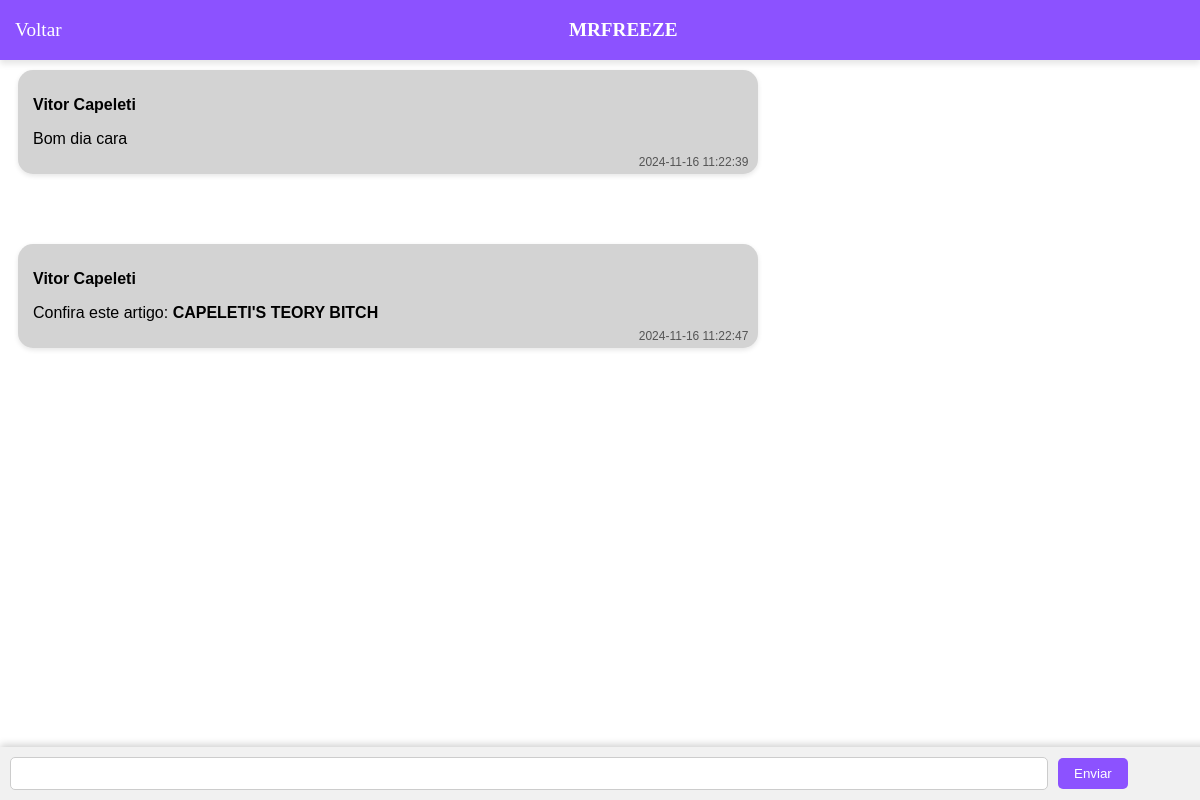
The app's page /view/chat.php?token=e97a8a024b37db81a45a65738709b63f (signed in), older data.
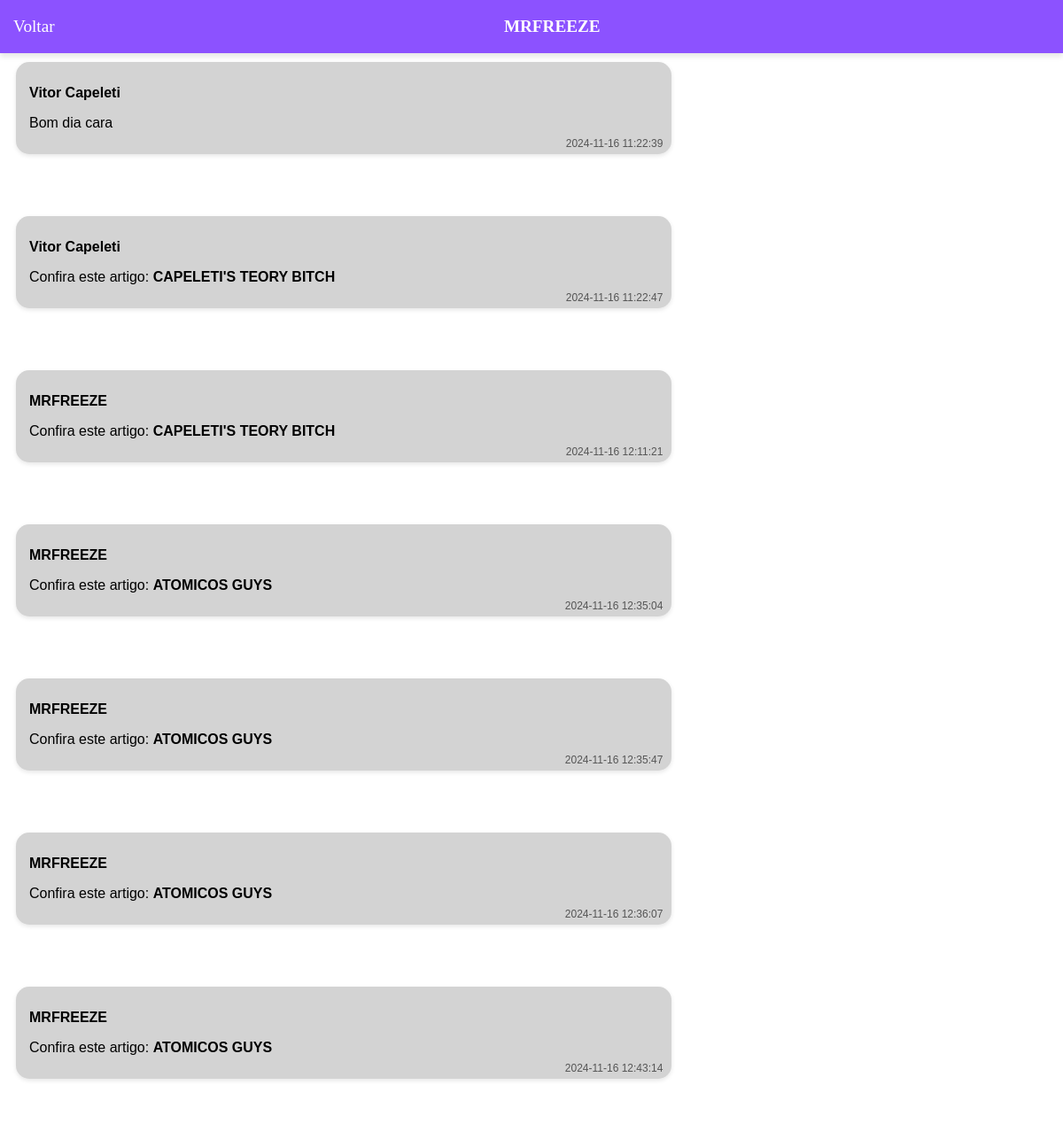
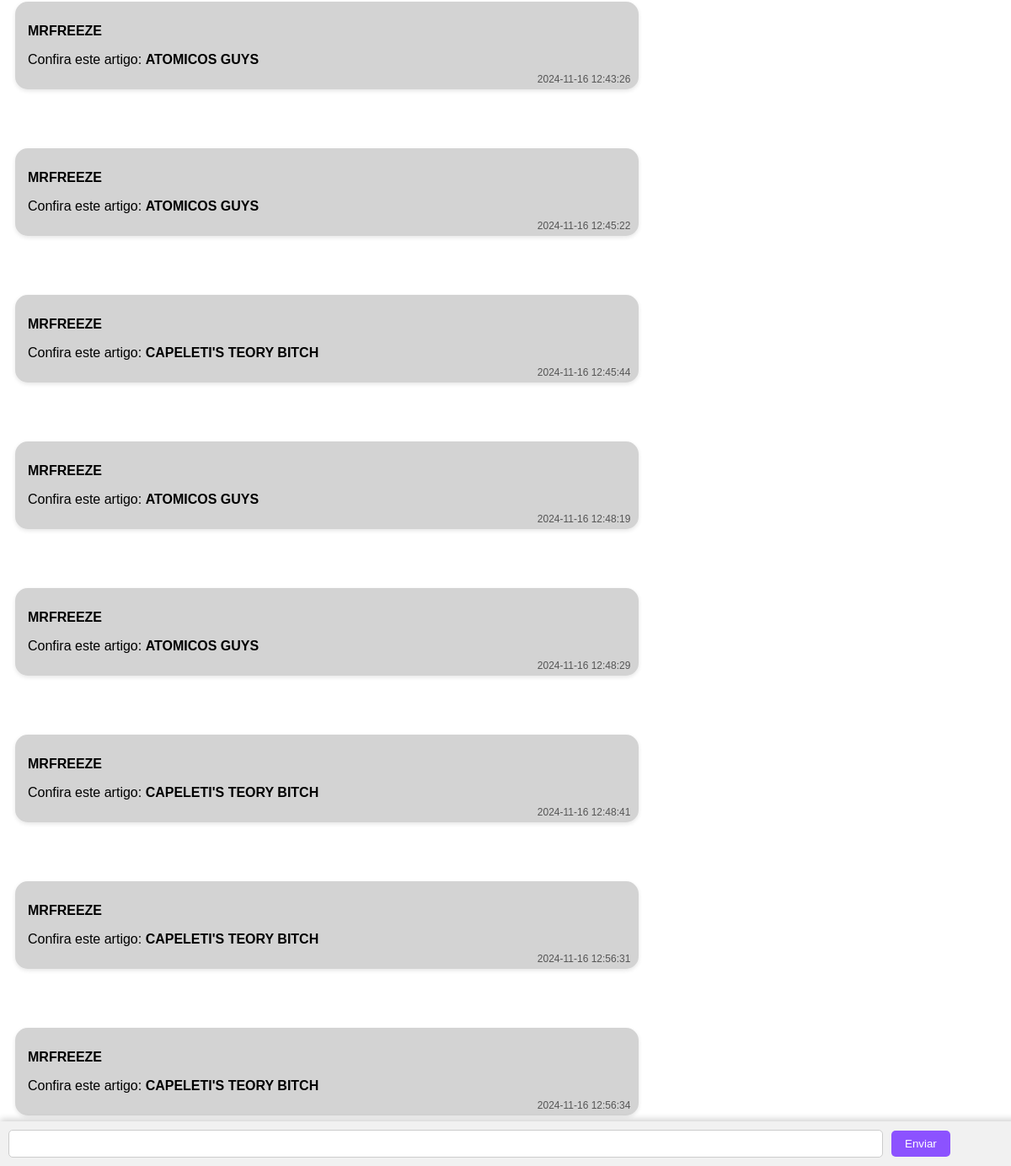
The same page, newer data (2 pictures, top to bottom).
### tables this page shows
CREATE TABLE `usuario` (
  `USU_INT_ID` int(11) NOT NULL,
  `USU_VAR_NAME` varchar(50) NOT NULL,
  `USU_VAR_EMAIL` varchar(100) NOT NULL,
  `USU_VAR_PASSWORD` varchar(255) NOT NULL,
  `USU_VAR_IMGPERFIL` varchar(255) DEFAULT NULL,
  `USU_VAR_IMGBACK` varchar(255) DEFAULT NULL,
  `USU_VAR_DESC` varchar(255) DEFAULT NULL,
  `USU_VAR_CIDADE` varchar(50) DEFAULT NULL,
  `USU_VAR_OCUPACAO` varchar(50) DEFAULT NULL
);

CREATE TABLE `mensagens` (
  `MSG_INT_ID` int(11) NOT NULL,
  `CONV_INT_ID` int(11) DEFAULT NULL,
  `USU_INT_ID` int(11) DEFAULT NULL,
  `MSG_VAR_CONTEUDO` text DEFAULT NULL,
  `MSG_DAT_ENVIO` datetime DEFAULT current_timestamp(),
  `MSG_TIPO` enum('texto','artigo') DEFAULT 'texto',
  `MSG_ARTIGO_TOKEN` varchar(255) DEFAULT NULL
);

CREATE TABLE `artigo` (
  `ART_INT_ID` int(11) NOT NULL,
  `ART_VAR_TITULO` varchar(250) NOT NULL,
  `ART_VAR_DESCRICAO` varchar(2000) NOT NULL,
  `ART_VAR_CATEGORIA` varchar(50) NOT NULL,
  `ART_VAR_STATUS` varchar(12) NOT NULL,
  `ART_VAR_ARQUIVO` varchar(500) NOT NULL,
  `USU_INT_ID` int(11) NOT NULL,
  `ART_DAT_POSTAGEM` datetime DEFAULT current_timestamp()
);

### view/php/verificacaoChat.php (called while the page is built, shortened)
<?php
require_once('conection.php');
if(isset($_GET['token'])){
    $tokenusu = $_GET['token'];
    $sqlToken = "SELECT USU_INT_ID FROM tokens_usuario WHERE TOK_USU_VAR_TOK = ?";
    $stmtToken = $conection->prepare($sqlToken);
    $stmtToken->bind_param('s', $tokenusu);
    $stmtToken->execute();
    $resultToken = $stmtToken->get_result();
    if ($resultToken->num_rows > 0) {
    $userChat1 = $_SESSION['id'];
    $userChat2test = $resultToken->fetch_assoc();
    $userChat2 = $userChat2test['USU_INT_ID'];
    $sqlChat = "SELECT CONV_INT_ID FROM conversas WHERE USU_INT_ID_1 = $userChat1 AND USU_INT_ID_2 = $userChat2 OR
    USU_INT_ID_1 = $userChat2 AND USU_INT_ID_2 = $userChat1";
    $exSqlChat = mysqli_query($conection, $sqlChat);
    $verifica = mysqli_num_rows($exSqlChat);
    if($verifica < 1){
        $sqlInsertChat = "INSERT INTO conversas (USU_INT_ID_1, USU_INT_ID_2) VALUES ($userChat1, $userChat2)";
        $exSqlInsertChat = mysqli_query($conection, $sqlInsertChat);
        if($exSqlInsertChat == true){
            return $tokenusu;
        }else{
            die('erro ao iniciar o chat');
        }
    }else{
        return $tokenusu;
    }
    }else{
        echo'Erro no token';
    }
}
?>

### view/chat.php (the view, shortened to what this page needs)
<?php
require_once('../view/php/conection.php');
require_once('../view/php/verificacaoChat.php');
?>
<!DOCTYPE html>
<html lang="en">
<head>
</head>
<body>
    <?php
        $sqlChat = "SELECT CONV_INT_ID, USU_INT_ID_1, USU_INT_ID_2 FROM conversas WHERE (USU_INT_ID_1 = $userChat1 AND USU_INT_ID_2 = $userChat2) OR
        (USU_INT_ID_1 = $userChat2 AND USU_INT_ID_2 = $userChat1)";
        $exSqlChat = mysqli_query($conection, $sqlChat);
        $chat = mysqli_fetch_assoc($exSqlChat);
        $usuarioChat1 =  $chat['USU_INT_ID_1'];
        $usuarioChat2 = $chat['USU_INT_ID_2'];
        $conversaId = $chat['CONV_INT_ID'];
    ?>
    <header class="conversa">
        <a href="home.php">Voltar</a>
        <div class="user-name">
            <?php
            if ($usuarioChat1 == $_SESSION['id']) {
                $selectNomeChat = "SELECT USU_VAR_NAME FROM usuario WHERE USU_INT_ID = $usuarioChat2";
                $exSelectNomeChat = mysqli_query($conection, $selectNomeChat);
                $nomeChat = mysqli_fetch_assoc($exSelectNomeChat);
                echo $nomeChat['USU_VAR_NAME'];
            } else {
                $selectNomeChat = "SELECT USU_VAR_NAME FROM usuario WHERE USU_INT_ID = $usuarioChat1";
                $exSelectNomeChat = mysqli_query($conection, $selectNomeChat);
                $nomeChat = mysqli_fetch_assoc($exSelectNomeChat);
                echo $nomeChat['USU_VAR_NAME'];
            }
            ?>
        </div>
    </header>
    <div class="mensagens">
    <?php
    require_once('../view/php/enviarMensagem.php');
    $sqlPesquisaChat = "SELECT u.USU_VAR_NAME, m.CONV_INT_ID, m.USU_INT_ID, m.MSG_VAR_CONTEUDO,
                               m.MSG_TIPO, m.MSG_ARTIGO_TOKEN, m.MSG_DAT_ENVIO
                        FROM usuario u
                        JOIN mensagens m ON u.USU_INT_ID = m.USU_INT_ID
                        WHERE m.CONV_INT_ID = $conversaId
                        ORDER BY m.MSG_DAT_ENVIO ASC";
    $sqlPesquisaChatExecute = mysqli_query($conection, $sqlPesquisaChat);
    while ($conversa = mysqli_fetch_assoc($sqlPesquisaChatExecute)) {
        $conteudo = $conversa['MSG_VAR_CONTEUDO'];
        $tipoMensagem = $conversa['MSG_TIPO'];
        $tokenArtigo = $conversa['MSG_ARTIGO_TOKEN'];
        if ($tipoMensagem === 'artigo' && $tokenArtigo) {
            $queryToken = "SELECT ART_INT_ID FROM tokens_artigo WHERE TOK_ART_VAR_TOK = ?";
            $stmtToken = $conection->prepare($queryToken);
            if ($stmtToken) {
                $stmtToken->bind_param("s", $tokenArtigo);
                $stmtToken->execute();
                $stmtToken->bind_result($artigoId);
                if ($artigoId) {
                    $queryTitulo = "SELECT ART_VAR_TITULO FROM artigo WHERE ART_INT_ID = ?";
                    $stmtTitulo = $conection->prepare($queryTitulo);
                    if ($stmtTitulo) {
                        $stmtTitulo->bind_param("i", $artigoId);
                        $stmtTitulo->execute();
                        $stmtTitulo->bind_result($tituloArtigo);
                        if ($tituloArtigo) {
                            $conteudo = 'Confira este artigo: <a href="artigo.php?token=' . htmlspecialchars($tokenArtigo, ENT_QUOTES, 'UTF-8') . '" target="_blank">' . htmlspecialchars($tituloArtigo, ENT_QUOTES, 'UTF-8') . '</a>';
                        } else {
                            $conteudo = 'Confira este artigo: <a href="artigo.php?token=' . $tokenArtigo . '" target="_blank">Clique aqui para ver o artigo</a>';
                        }
                    }
                }
                }
            }
        echo '
            <div class="message other">
                <p class="user-name">' . $conversa['USU_VAR_NAME'] . '</p>
                <p>' . $conteudo . '</p>
                <span class="timestamp">' . $conversa['MSG_DAT_ENVIO'] . '</span>
            </div>';
    }
    ?>
    <div>
        <form action="" method="post" class="message-bar">
            <input type="text" name="mensagem" id="">
            <input type="submit" name="Enviar" value="Enviar">
        </form>
    </div>
</div>
</body>
</html>

### view/chat.php (style rules this page uses)
.message-bar { position: fixed; bottom: 0; left: 0; width: 100%; background-color: #f1f1f1; padding: 10px; box-shadow: 0px -2px 8px rgba(0, 0, 0, 0.2); display: flex; align-items: center; }
.message-bar input[type="text"] { width: 85%; padding: 8px; margin-right: 10px; border: 1px solid #ccc; border-radius: 5px; }
.message-bar input[type="submit"] { padding: 8px 16px; background-color: #8c52ff; color: white; border: none; border-radius: 5px; cursor: pointer; }
.message { max-width: 60%; margin: 10px; padding: 10px 15px; margin-top: 70px; border-radius: 15px; background-color: lightgray; position: relative; font-family: Arial, sans-serif; box-shadow: 0px 2px 5px rgba(0, 0, 0, 0.1); }
.message.other { background-color: lightgray; align-self: flex-start; margin-bottom: 60px; }
.message.other a { text-decoration: none; color: black; font-weight: bold; }
.message .user-name { font-weight: bold; margin-bottom: 5px; }
.message .timestamp { position: absolute; bottom: 5px; right: 10px; font-size: 0.75em; color: #555; }
header { display: flex; align-items: center; justify-content: space-between; position: fixed; top: 0; left: 0; width: 100%; height: 60px; background-color: #8c52ff; color: white; padding: 0 15px; box-shadow: 0px 4px 6px rgba(0, 0, 0, 0.1); z-index: 10; box-sizing: border-box; }
header a { text-decoration: none; color: white; font-size: 1.2em; }
header .user-name { flex-grow: 1; text-align: center; font-weight: bold; font-size: 1.2em; }

Row changes from the older to the newer data that the page shows:
added mensagens: USU_INT_ID.USU_VAR_NAME "MRFREEZE", artigo.ART_VAR_TITULO "CAPELETI'S TEORY BITCH", MSG_DAT_ENVIO "2024-11-16 12:11:21"
added mensagens: USU_INT_ID.USU_VAR_NAME "MRFREEZE", artigo.ART_VAR_TITULO "ATOMICOS GUYS", MSG_DAT_ENVIO "2024-11-16 12:35:04"
added mensagens: USU_INT_ID.USU_VAR_NAME "MRFREEZE", artigo.ART_VAR_TITULO "ATOMICOS GUYS", MSG_DAT_ENVIO "2024-11-16 12:35:47"
added mensagens: USU_INT_ID.USU_VAR_NAME "MRFREEZE", artigo.ART_VAR_TITULO "ATOMICOS GUYS", MSG_DAT_ENVIO "2024-11-16 12:36:07"
added mensagens: USU_INT_ID.USU_VAR_NAME "MRFREEZE", artigo.ART_VAR_TITULO "ATOMICOS GUYS", MSG_DAT_ENVIO "2024-11-16 12:43:14"
added mensagens: USU_INT_ID.USU_VAR_NAME "MRFREEZE", artigo.ART_VAR_TITULO "ATOMICOS GUYS", MSG_DAT_ENVIO "2024-11-16 12:43:26"
added mensagens: USU_INT_ID.USU_VAR_NAME "MRFREEZE", artigo.ART_VAR_TITULO "ATOMICOS GUYS", MSG_DAT_ENVIO "2024-11-16 12:45:22"
added mensagens: USU_INT_ID.USU_VAR_NAME "MRFREEZE", artigo.ART_VAR_TITULO "CAPELETI'S TEORY BITCH", MSG_DAT_ENVIO "2024-11-16 12:45:44"
added mensagens: USU_INT_ID.USU_VAR_NAME "MRFREEZE", artigo.ART_VAR_TITULO "ATOMICOS GUYS", MSG_DAT_ENVIO "2024-11-16 12:48:19"
added mensagens: USU_INT_ID.USU_VAR_NAME "MRFREEZE", artigo.ART_VAR_TITULO "ATOMICOS GUYS", MSG_DAT_ENVIO "2024-11-16 12:48:29"
added mensagens: USU_INT_ID.USU_VAR_NAME "MRFREEZE", artigo.ART_VAR_TITULO "CAPELETI'S TEORY BITCH", MSG_DAT_ENVIO "2024-11-16 12:48:41"
added mensagens: USU_INT_ID.USU_VAR_NAME "MRFREEZE", artigo.ART_VAR_TITULO "CAPELETI'S TEORY BITCH", MSG_DAT_ENVIO "2024-11-16 12:56:31"
added mensagens: USU_INT_ID.USU_VAR_NAME "MRFREEZE", artigo.ART_VAR_TITULO "CAPELETI'S TEORY BITCH", MSG_DAT_ENVIO "2024-11-16 12:56:34"
